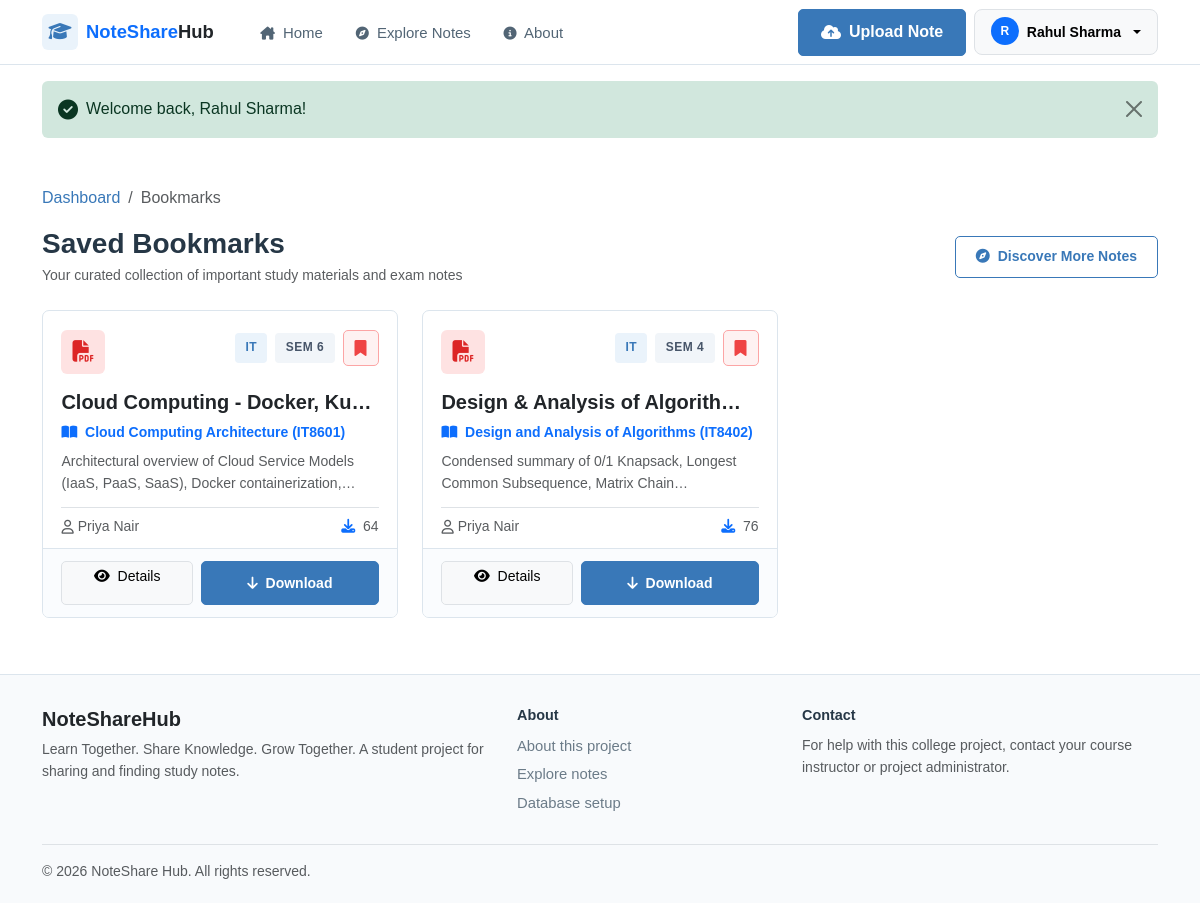
The page /bookmarks.php (signed in) on the database its author committed.
### tables this page shows
CREATE TABLE `bookmarks` (
  `id` INT AUTO_INCREMENT PRIMARY KEY,
  `user_id` INT NOT NULL,
  `note_id` INT NOT NULL,
  `created_at` TIMESTAMP DEFAULT CURRENT_TIMESTAMP,
  UNIQUE KEY `uq_user_note` (`user_id`, `note_id`),
  FOREIGN KEY (`user_id`) REFERENCES `users`(`id`) ON DELETE CASCADE,
  FOREIGN KEY (`note_id`) REFERENCES `notes`(`id`) ON DELETE CASCADE
);

CREATE TABLE `departments` (
  `id` INT AUTO_INCREMENT PRIMARY KEY,
  `code` VARCHAR(20) NOT NULL UNIQUE,
  `name` VARCHAR(150) NOT NULL,
  `description` TEXT NULL,
  `created_at` TIMESTAMP DEFAULT CURRENT_TIMESTAMP
);

CREATE TABLE `notes` (
  `id` INT AUTO_INCREMENT PRIMARY KEY,
  `user_id` INT NOT NULL,
  `subject_id` INT NOT NULL,
  `department_id` INT NOT NULL,
  `semester` TINYINT NOT NULL,
  `academic_year` VARCHAR(20) NOT NULL,
  `title` VARCHAR(255) NOT NULL,
  `description` TEXT NOT NULL,
  `file_path` VARCHAR(255) NOT NULL,
  `original_filename` VARCHAR(255) NOT NULL,
  `file_size` INT NOT NULL,
  `file_type` VARCHAR(50) NOT NULL DEFAULT 'application/pdf',
  `download_count` INT NOT NULL DEFAULT 0,
  `created_at` TIMESTAMP DEFAULT CURRENT_TIMESTAMP,
  `updated_at` TIMESTAMP DEFAULT CURRENT_TIMESTAMP ON UPDATE CURRENT_TIMESTAMP,
  FOREIGN KEY (`user_id`) REFERENCES `users`(`id`) ON DELETE CASCADE,
  FOREIGN KEY (`subject_id`) REFERENCES `subjects`(`id`) ON DELETE CASCADE,
  FOREIGN KEY (`department_id`) REFERENCES `departments`(`id`) ON DELETE CASCADE,
  INDEX `idx_note_subject` (`subject_id`),
  INDEX `idx_note_dept_sem` (`department_id`, `semester`),
  INDEX `idx_note_downloads` (`download_count`),
  INDEX `idx_note_created` (`created_at`)
);

CREATE TABLE `subjects` (
  `id` INT AUTO_INCREMENT PRIMARY KEY,
  `department_id` INT NOT NULL,
  `semester` TINYINT NOT NULL,
  `code` VARCHAR(20) NOT NULL,
  `name` VARCHAR(150) NOT NULL,
  `description` TEXT NULL,
  `created_at` TIMESTAMP DEFAULT CURRENT_TIMESTAMP,
  FOREIGN KEY (`department_id`) REFERENCES `departments`(`id`) ON DELETE CASCADE,
  INDEX `idx_dept_sem` (`department_id`, `semester`)
);

CREATE TABLE `users` (
  `id` INT AUTO_INCREMENT PRIMARY KEY,
  `name` VARCHAR(100) NOT NULL,
  `email` VARCHAR(150) NOT NULL UNIQUE,
  `password` VARCHAR(255) NOT NULL,
  `role` ENUM('student', 'admin') NOT NULL DEFAULT 'student',
  `department_id` INT NULL,
  `semester` TINYINT NULL,
  `roll_number` VARCHAR(50) NULL,
  `avatar` VARCHAR(255) NULL,
  `created_at` TIMESTAMP DEFAULT CURRENT_TIMESTAMP,
  `updated_at` TIMESTAMP DEFAULT CURRENT_TIMESTAMP ON UPDATE CURRENT_TIMESTAMP,
  FOREIGN KEY (`department_id`) REFERENCES `departments`(`id`) ON DELETE SET NULL,
  INDEX `idx_user_email` (`email`),
  INDEX `idx_user_role` (`role`)
);

### bookmarks.php (the view, shortened to what this page needs)
<?php
require_once __DIR__ . '/includes/header.php';
$userId = current_user_id();
$db = get_db();
$stmt = $db->prepare("
    SELECT n.*,
           u.name as uploader_name,
           s.name as subject_name, s.code as subject_code,
           d.name as dept_name, d.code as dept_code,
           b.created_at as bookmarked_at
    FROM bookmarks b
    JOIN notes n ON b.note_id = n.id
    JOIN users u ON n.user_id = u.id
    JOIN subjects s ON n.subject_id = s.id
    JOIN departments d ON n.department_id = d.id
    WHERE b.user_id = ?
    ORDER BY b.created_at DESC
");
$stmt->execute([$userId]);
$bookmarkedNotes = $stmt->fetchAll();
?>
<div class="container py-4">
    <nav aria-label="breadcrumb" class="mb-3">
        <ol class="breadcrumb small">
            <li class="breadcrumb-item"><a href="<?= BASE_URL ?>/dashboard.php">Dashboard</a></li>
            <li class="breadcrumb-item active" aria-current="page">Bookmarks</li>
        </ol>
    </nav>
    <div class="d-flex flex-column flex-md-row justify-content-between align-items-md-center gap-3 mb-4">
        <div>
            <h3 class="fw-bold mb-1">Saved Bookmarks</h3>
            <p class="text-muted small mb-0">Your curated collection of important study materials and exam notes</p>
        </div>
        <a href="<?= BASE_URL ?>/explore.php" class="btn btn-outline-primary btn-sm">
            <i class="fa-solid fa-compass me-1"></i> Discover More Notes
        </a>
    </div>
    <?php if (empty($bookmarkedNotes)): ?>
        <div class="card-modern bg-white p-5 text-center">
            <i class="fa-regular fa-bookmark fa-3x text-muted mb-3 opacity-50"></i>
            <h5 class="fw-bold text-dark">No bookmarked notes yet.</h5>
            <p class="text-muted small mb-3">You can save any note for quick offline or revision access by clicking the bookmark ribbon icon.</p>
            <a href="<?= BASE_URL ?>/explore.php" class="btn btn-primary btn-sm px-4">
                <i class="fa-solid fa-magnifying-glass me-1"></i> Explore Academic Notes
            </a>
        </div>
    <?php else: ?>
        <div class="row g-4">
            <?php foreach ($bookmarkedNotes as $note): ?>
                <div class="col-md-6 col-lg-4">
                    <div class="card-modern note-card">
                        <div class="note-card-top">
                            <div class="d-flex justify-content-between align-items-start mb-3">
                                <div class="pdf-icon-badge">
                                    <i class="fa-solid fa-file-pdf"></i>
                                </div>
                                <div class="d-flex align-items-center gap-2">
                                    <span class="badge-tag badge-dept"><?= e($note['dept_code']) ?></span>
                                    <span class="badge-tag badge-sem">Sem <?= e($note['semester']) ?></span>
                                    <button type="button" class="bookmark-btn active btn-bookmark-toggle" data-note-id="<?= $note['id'] ?>" title="Remove bookmark">
                                        <i class="fa-solid fa-bookmark"></i>
                                    </button>
                                </div>
                            </div>
                            <h5 class="fw-bold text-dark mb-2 text-truncate" title="<?= e($note['title']) ?>">
                                <a href="<?= BASE_URL ?>/note-details.php?id=<?= $note['id'] ?>" class="text-dark">
                                    <?= e($note['title']) ?>
                                </a>
                            </h5>
                            <div class="text-primary small fw-semibold mb-2">
                                <i class="fa-solid fa-book-open me-1"></i> <?= e($note['subject_name']) ?> (<?= e($note['subject_code']) ?>)
                            </div>
                            <p class="text-muted small mb-3" style="display: -webkit-box; -webkit-line-clamp: 2; -webkit-box-orient: vertical; overflow: hidden; height: 40px;">
                                <?= e($note['description']) ?>
                            </p>
                            <div class="d-flex align-items-center justify-content-between small text-muted pt-2 border-top">
                                <div class="d-flex align-items-center gap-1">
                                    <i class="fa-regular fa-user"></i>
                                    <span class="text-truncate" style="max-width: 130px;"><?= e($note['uploader_name']) ?></span>
                                </div>
                                <div class="d-flex align-items-center gap-2">
                                    <span><i class="fa-solid fa-download me-1 text-primary"></i> <?= $note['download_count'] ?></span>
                                </div>
                            </div>
                        </div>
                        <div class="note-card-footer d-flex gap-2">
                            <a href="<?= BASE_URL ?>/note-details.php?id=<?= $note['id'] ?>" class="btn btn-light border btn-sm flex-fill">
                                <i class="fa-solid fa-eye me-1"></i> Details
                            </a>
                            <a href="<?= BASE_URL ?>/actions/download.php?id=<?= $note['id'] ?>" class="btn btn-primary btn-sm flex-fill">
                                <i class="fa-solid fa-arrow-down me-1"></i> Download
                            </a>
                        </div>
                    </div>
                </div>
            <?php endforeach; ?>
        </div>
    <?php endif; ?>
</div>
<?php require_once __DIR__ . '/includes/footer.php'; ?>

### rows shown on the page
bookmarks: departments.code "IT", note.semester "6", note.title "Cloud Computing - Docker, Ku…", subjects.name "Cloud Computing Architecture", subjects.code "IT8601", note.description "Architectural overview of Cloud Service Models (IaaS, PaaS, SaaS), Docker…", users.name "Priya Nair", note.download_count "64"
bookmarks: departments.code "IT", note.semester "4", note.title "Design & Analysis of Algorith…", subjects.name "Design and Analysis of Algorithms", subjects.code "IT8402", note.description "Condensed summary of 0/1 Knapsack, Longest Common Subsequence, Matrix…", users.name "Priya Nair", note.download_count "76"

### other values the page prints
substr($user['name'] ?? 'U', 0, 1) "R"
$user['name'] "Rahul Sharma"
$message "Welcome back, Rahul Sharma!"
APP_TAGLINE "Learn Together. Share Knowledge. Grow Together."
APP_SHORT_NAME "NoteShare Hub"
